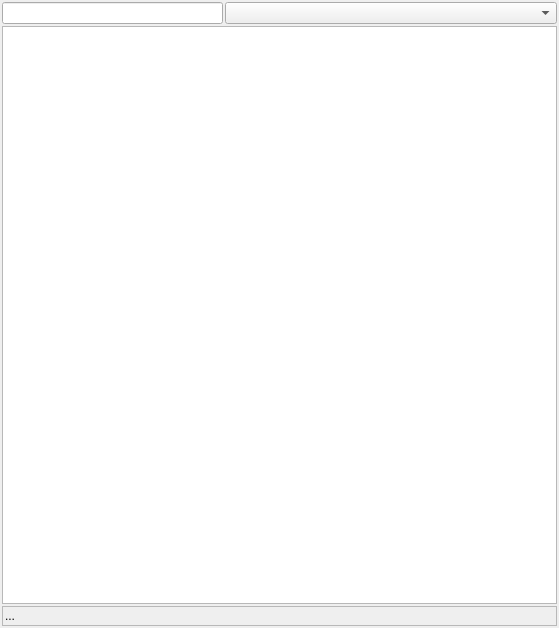
<?xml version="1.0" encoding="UTF-8"?>
<ui version="4.0">
 <class>Dialog</class>
 <widget class="QDialog" name="Dialog">
  <property name="geometry">
   <rect>
    <x>0</x>
    <y>0</y>
    <width>559</width>
    <height>628</height>
   </rect>
  </property>
  <property name="minimumSize">
   <size>
    <width>0</width>
    <height>0</height>
   </size>
  </property>
  <property name="windowTitle">
   <string>Dialog</string>
  </property>
  <layout class="QVBoxLayout" name="verticalLayout_2">
   <property name="spacing">
    <number>2</number>
   </property>
   <property name="margin">
    <number>2</number>
   </property>
   <item>
    <layout class="QVBoxLayout" name="verticalLayout">
     <property name="spacing">
      <number>2</number>
     </property>
     <item>
      <layout class="QHBoxLayout" name="horizontalLayout" stretch="2,3">
       <item>
        <widget class="QLineEdit" name="lineEdit"/>
       </item>
       <item>
        <widget class="QComboBox" name="comboBox"/>
       </item>
      </layout>
     </item>
     <item>
      <widget class="QListView" name="listView">
       <property name="mouseTracking">
        <bool>true</bool>
       </property>
      </widget>
     </item>
     <item>
      <widget class="QFrame" name="frame">
       <property name="minimumSize">
        <size>
         <width>0</width>
         <height>0</height>
        </size>
       </property>
       <property name="baseSize">
        <size>
         <width>0</width>
         <height>0</height>
        </size>
       </property>
       <property name="frameShape">
        <enum>QFrame::StyledPanel</enum>
       </property>
       <property name="frameShadow">
        <enum>QFrame::Sunken</enum>
       </property>
       <layout class="QHBoxLayout" name="horizontalLayout_2">
        <property name="spacing">
         <number>0</number>
        </property>
        <property name="margin">
         <number>2</number>
        </property>
        <item>
         <widget class="QLabel" name="label">
          <property name="text">
           <string>...</string>
          </property>
          <property name="textInteractionFlags">
           <set>Qt::LinksAccessibleByMouse|Qt::TextSelectableByMouse</set>
          </property>
         </widget>
        </item>
       </layout>
      </widget>
     </item>
    </layout>
   </item>
  </layout>
 </widget>
 <resources/>
 <connections/>
</ui>
